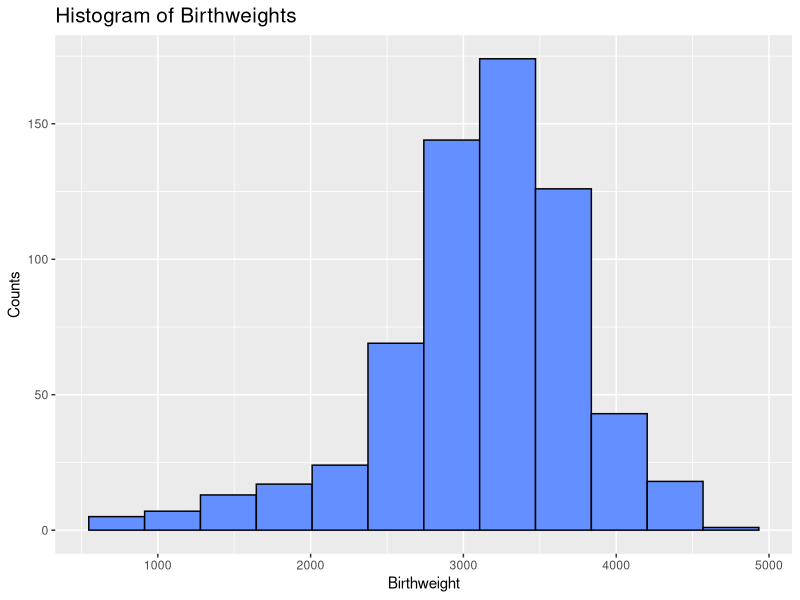
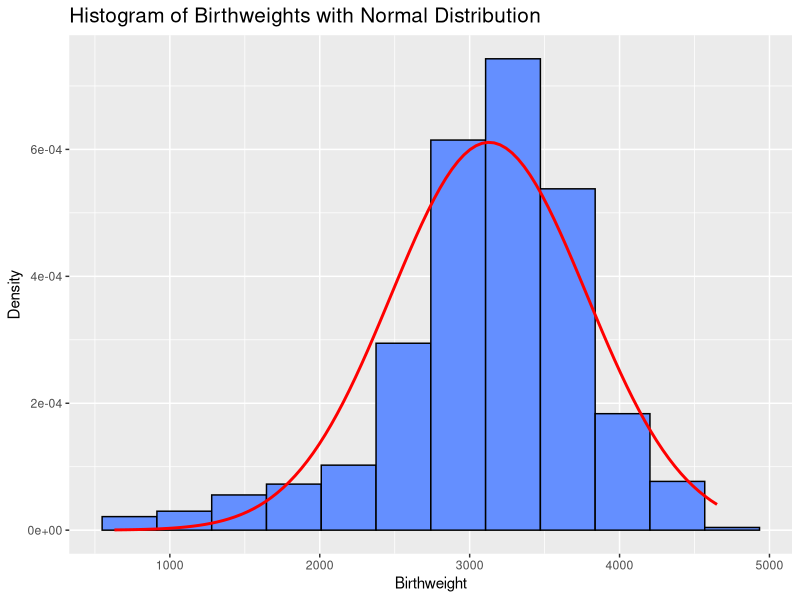
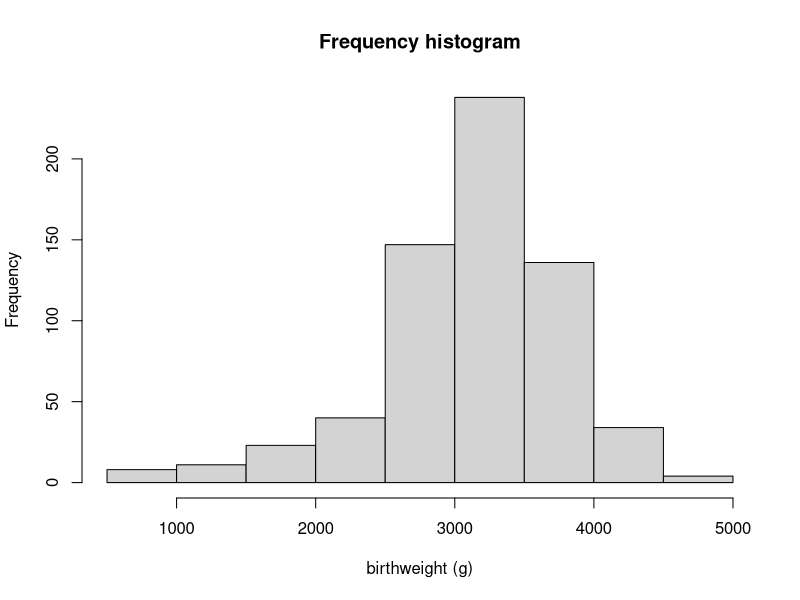
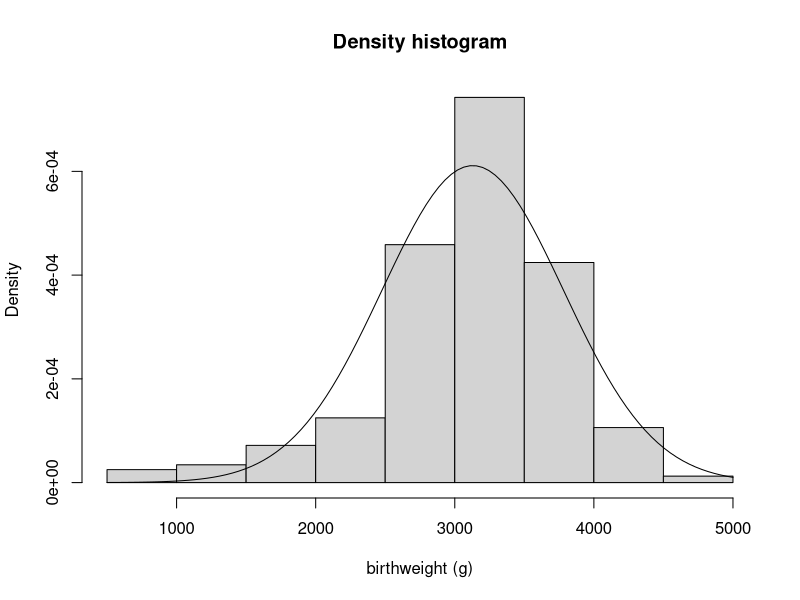
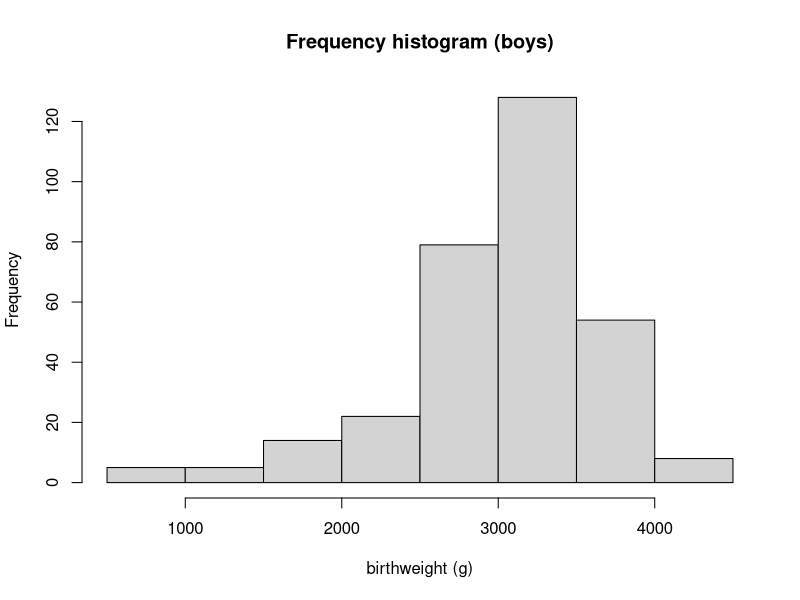
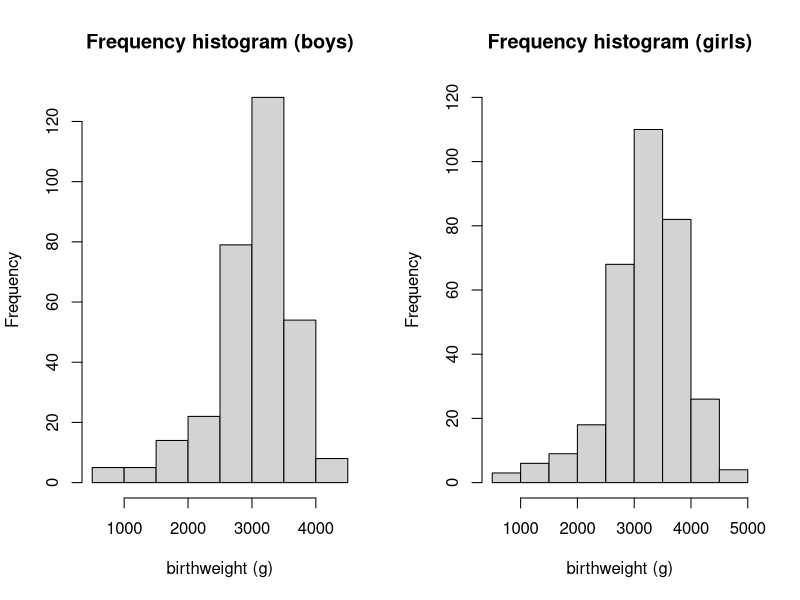
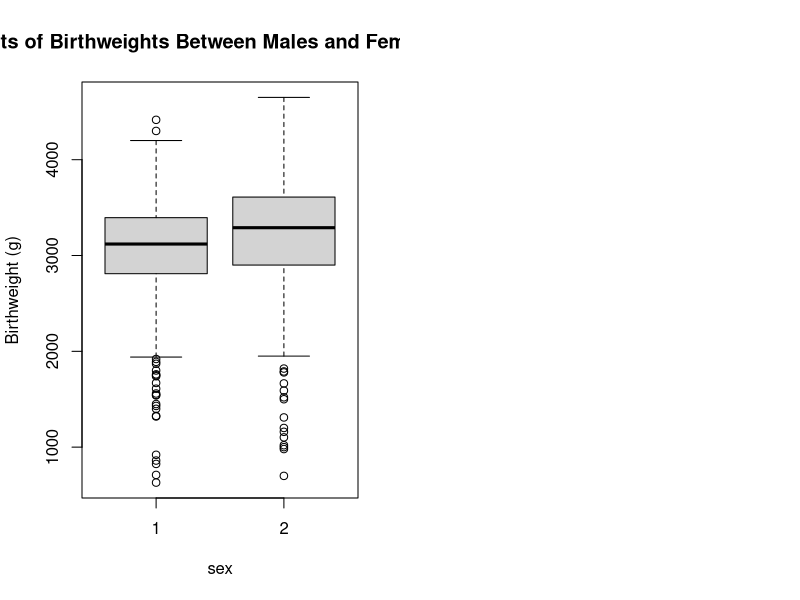

Reproduce these figures in R, in order.
# Practical comparing two means with software
# 23/10/2025
# Compare two means but with software... seems so similar to the last class but whatever
# always using t-test with statistical software

###################################
# library calls

# Load necessary libraries
# install.packages("psych")
# install.packages("tmvnsim")
library(dplyr)
library(ggplot2)
library(tidyr)
library(psych)
library(haven)  # for loading .dta files

###################################
# global variables

setwd("~/Library/CloudStorage/OneDrive-LondonSchoolofHygieneandTropicalMedicine/LSHTM_STEPH/raw_STEPH_data")
# getwd()
bab9 <- read.csv("bab9.csv")

###################################
# script

# DESCRIBING A CONT. VARIABLE

str(bab9)
summary(bab9)
head(bab9)
summary(bab9$bweight, detail = TRUE)

# describe() from psych package is more descriptive

describe(bab9$bweight)

# histogram of bweights in ggplot2

ggplot(bab9, aes(x=bweight)) +
  geom_histogram(bins = 12, color = "black", fill = "#648FFF") +
  ggtitle("Histogram of Birthweights") +
  theme(plot.title = element_text(size=15)) +
  xlab("Birthweight") +
  ylab("Counts")

# histogram of bweights with a normal distribution curve laid on top in ggplot2

ggplot(bab9, aes(x=bweight)) +
  geom_histogram(aes(y = ..density..), bins = 12, color = "black", fill = "#648FFF") +
  stat_function(fun=dnorm, args=list(mean=mean(bab9$bweight, na.rm = TRUE), 
                                     sd = sd(bab9$bweight, na.rm = TRUE)), color = "red", size = 1) +
  ggtitle("Histogram of Birthweights with Normal Distribution") +
  theme(plot.title = element_text(size=15)) +
  xlab("Birthweight") +
  ylab("Density")

# histograms in birthweight in base R

hist(bab9$bweight, main = "Frequency histogram", xlab = "birthweight (g)")
hist(bab9$bweight, main = "Density histogram", xlab = "birthweight (g)",freq = FALSE)
curve(dnorm(x, mean = mean(bab9$bweight), sd = sd(bab9$bweight)), add = TRUE)

# look at distributions only by type... base R pipeline

bab9 |>
  filter(sex=="1") |>
  pull(bweight) |>
  hist(, main = "Frequency histogram (boys)", xlab = "birthweight (g)")

# graph boy and girls alongside each other using base R

par(mfrow = c(1,2))
bab9 |>
  filter(sex=="1") |>
  pull(bweight) |>
  hist(, main = "Frequency histogram (boys)", xlab = "birthweight (g)")

bab9 |>
  filter(sex=="2") |>
  pull(bweight) |>
  hist(ylim = c(0,120), main = "Frequency histogram (girls)", xlab = "birthweight (g)")

# build a function to do confidence intervals

# CONFIDENCE INTERVALS FOR THE MEAN

mean_ci <- function(x, conf.level = 0.95) {
  n <- length(x)
  m <- mean(x)
  se <- sd(x) / sqrt(n)
  error <- qt(conf.level / 2 + 0.5, n - 1) * se # this is because we are doing a two-sided CI
  c(lower = m - error, mean = m, upper = m + error)
}

# standard 95% CI

mean_ci(bab9$bweight)
mean_ci(bab9$gestwks)
mean_ci(bab9$m_age)

# change conf.level argument to be a 99% CI

mean_ci(bab9$bweight, conf.level = 0.99)
mean_ci(bab9$gestwks, conf.level = 0.99)
mean_ci(bab9$m_age, conf.level = 0.99)

# boxplot of bweight by boys vs girls

boxplot(bweight ~ sex, data = bab9, ylab = "Birthweight (g)")
title(main = "Boxplots of Birthweights Between Males and Female Infants")

# t-test for the difference between means in bweights bw the boys and girls

t.test(bab9$bweight, mu = 3300)

# t = -6.6269, df = 640, p-value = 7.284e-11

## DISCUSS: Do you think the distributions are roughly normal with a similar spread of values? 
## Are the sample sizes still reasonably large in each of the two groups?
## ANSWER: The distributions are roughly normal with a similar spread of values bw boys and girls
## The sample sizes are quite large between the two groups

# DIST OF VARS ACROSS SUBGROUPS

bab9 |>
  group_by(sex) |>
  summarise(mean_bweight = mean(bweight, na.rm = TRUE))

# COMPARING TWO MEANS

# alternative hypothesis: true mean is not equal to 3300
# t = -7, df = 640, p-value = 7e-11
# p-value < 0.001

## DISCUSS: What do you conclude from this test?
## ANSWER: There is a very low p value (<0.001) 
## meaning that there is a strong evidence to reject the null hypothesis 
## that there is no difference between the two groups

t.test(bab9$bweight ~bab9$sex)

# t = -3.2686, df = 638.65, p-value = 0.001139

## DISCUSS: What do you conclude about the difference in birthweight between boys and girls?
## ANSWER: There is statistically significant evidence to suggest 
## that there is a difference in the mean bweights bw boys and girls

# now, we can test the levels of variance 
# we assume tha tthe levels are variance are the same in the two populations, but this may not be true
# we can test this assumption statistically

var.test(bab9$bweight ~ bab9$sex)

# this tests the ratio of the standard deviations between the two groups, and seeing if they are not equal to one
# a ratio of variances equal to one would mean that the two groups' variances are not statistically significantly different
# F = 0.89107, num df = 314, denom df = 325, p-value = 0.3037
# meaning, that we cannot reject the null hypothesis that there is no difference in variances between the two pops

# not in this case, but IF the p-value was small, and there was sufficient evidence to reject the null hypothesis
# meaning that the difference in variances WAS significantly different...
# Then we could redo the t-test with this t-test code

t.test(bab9$bweight ~ bab9$sex, var.equal = FALSE)

## DISCUSS: Was it reasonable to use the t-test with equal standard deviations to compare birth weights between boys and girls?
## ANSWER: The ratio of standard deviations bw the two groups was significantly different (not equal to one)
## meaning that is was appropriate to use the t-test without the var.equal = FALSE argument
# the results were very similar to the original t-test without the var.equal = FALSE
# t = -3.2686, df = 638.65, p-value = 0.001139



